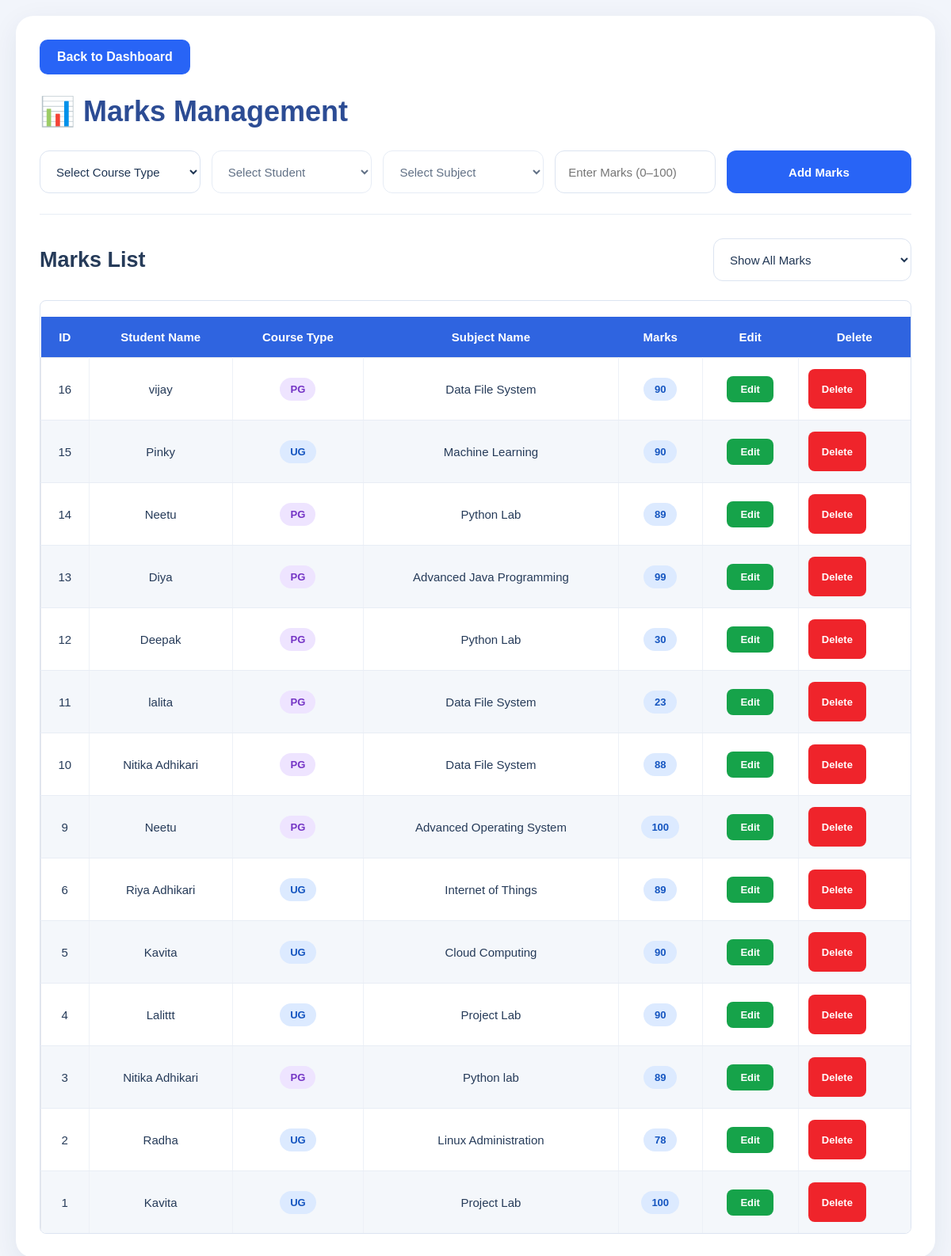
The page /marks on the database its author committed.
### tables this page shows
CREATE TABLE marks (
            id INTEGER PRIMARY KEY AUTOINCREMENT,
            student_name TEXT,
            subject_name TEXT,
            marks INTEGER,
            course_type TEXT
        );

### app.py (the view, shortened to what this page needs)
@app.route("/marks", methods=["GET", "POST"])
def marks():
    conn = get_db()
    course_type = valid_course_type(
        request.form.get("course_type") or request.args.get("course_type")
    )
    if course_type:
        students_data = conn.execute("""
            SELECT DISTINCT st.id, st.name
            FROM students st
            INNER JOIN subjects sub
                ON LOWER(TRIM(st.name)) =
                   LOWER(TRIM(sub.student_name))
            WHERE UPPER(TRIM(COALESCE(sub.course_type, ''))) = ?
            ORDER BY st.name
        """, (course_type,)).fetchall()
        subjects_data = conn.execute("""
            SELECT id, subject_name, subject_code, student_name
            FROM subjects
            WHERE UPPER(TRIM(COALESCE(course_type, ''))) = ?
            ORDER BY subject_name
        """, (course_type,)).fetchall()
        marks_data = conn.execute("""
            SELECT
                m.id,
                m.student_name,
                m.subject_name,
                m.marks,
                COALESCE(
                    NULLIF(UPPER(TRIM(m.course_type)), ''),
                    (
                        SELECT UPPER(TRIM(s.course_type))
                        FROM subjects s
                        WHERE LOWER(TRIM(s.student_name)) =
                              LOWER(TRIM(m.student_name))
                          AND LOWER(TRIM(s.subject_name)) =
                              LOWER(TRIM(m.subject_name))
                        ORDER BY s.id DESC
                        LIMIT 1
                    ),
                    ''
                ) AS display_course_type
            FROM marks m
            WHERE COALESCE(
                NULLIF(UPPER(TRIM(m.course_type)), ''),
                (
                    SELECT UPPER(TRIM(s.course_type))
                    FROM subjects s
                    WHERE LOWER(TRIM(s.student_name)) =
                          LOWER(TRIM(m.student_name))
                      AND LOWER(TRIM(s.subject_name)) =
                          LOWER(TRIM(m.subject_name))
                    ORDER BY s.id DESC
                    LIMIT 1
                ),
                ''
            ) = ?
            ORDER BY m.id DESC
        """, (course_type,)).fetchall()
    else:
        students_data = []
        subjects_data = []
        marks_data = conn.execute("""
            SELECT id, student_name, subject_name, marks,
                   COALESCE(UPPER(TRIM(course_type)), '') AS display_course_type
            FROM marks
            ORDER BY id DESC
        """).fetchall()
    conn.close()
    return render_template(
        "marks.html",
        students=students_data,
        subjects=subjects_data,
        marks_data=marks_data,
        course_type=course_type
    )

### app.py (called while the page is built)
def get_db():
    conn = sqlite3.connect(DB_PATH)
    conn.row_factory = sqlite3.Row
    return conn

def valid_course_type(value):
    value = (value or "").strip().upper()
    return value if value in ("UG", "PG") else ""

### templates/marks.html (shortened to what this page needs)
<!DOCTYPE html>
<html lang="en">
<head>
    <link rel="stylesheet"
          href="{{ url_for('static', filename='style.css') }}">
</head>
<body>
    <div class="page-container">
        <a href="{{ url_for('dashboard') }}" class="back-button">
             Back to Dashboard
        </a>
        <h1>📊 Marks Management</h1>
        <form method="POST"
              action="{{ url_for('marks') }}"
              class="marks-form"
              id="marksForm">
            <select name="course_type"
                    id="courseType"
                    required>
                <option value="">Select Course Type</option>
            </select>
            <select name="student_id"
                    id="studentId"
                    required
                    {% if not course_type %}disabled{% endif %}>
                <option value="">Select Student</option>
            </select>
            <select name="subject_id"
                    id="subjectId"
                    required
                    {% if not course_type %}disabled{% endif %}>
                <option value="">Select Subject</option>
            </select>
            <input type="number"
                   name="marks"
                   id="marksInput"
                   placeholder="Enter Marks (0–100)"
                   min="0"
                   max="100"
                   step="1"
                   required>
            <button type="submit" class="primary-button">
                Add Marks
            </button>
        </form>
        <hr class="divider">
        <div class="list-header">
            <h2>Marks List</h2>
            <select class="filter-select"
                    id="marksFilter"
                    aria-label="Filter marks">
                <option value="ALL"
                    {% if not course_type %}selected{% endif %}>
                    Show All Marks
                </option>
            </select>
        </div>
        <div class="table-wrapper">
            <table>
                <thead>
                    <tr>
                        <th>ID</th>
                        <th>Student Name</th>
                        <th>Course Type</th>
                        <th>Subject Name</th>
                        <th>Marks</th>
                        <th>Edit</th>
                        <th>Delete</th>
                    </tr>
                </thead>
                <tbody>
                    {% for mark in marks_data %}
                        <tr>
                            <td>{{ mark['id'] }}</td>
                            <td>{{ mark['student_name'] }}</td>
                            <td>
                                {% set displayed_type = mark['display_course_type']|default(mark['course_type']|default('', true), true)|upper %}
                                {% if displayed_type == 'UG' %}
                                    <span class="course-badge">UG</span>
                                {% elif displayed_type == 'PG' %}
                                    <span class="course-badge pg-badge">PG</span>
                                {% else %}
                                    <span class="course-badge">—</span>
                                {% endif %}
                            </td>
                            <td>{{ mark['subject_name'] }}</td>
                            <td>
                                <span class="marks-badge">
                                    {{ mark['marks'] }}
                                </span>
                            </td>
                            <td>
                                <a href="{{ url_for('edit_mark', id=mark['id']) }}"
                                   class="edit-button">
                                    Edit
                                </a>
                            </td>
                            <td>
                                <form method="POST"
                                      action="{{ url_for('delete_mark', id=mark['id']) }}"
                                      class="delete-form"
                                      style="margin:0;">
                                    <button type="submit"
                                            class="delete-button">
                                        Delete
                                    </button>
                                </form>
                            </td>
                        </tr>
                    {% else %}
                        <tr>
                            <td colspan="7" class="empty-state">
                                No marks found for this selection.
                            </td>
                        </tr>
                    {% endfor %}
                </tbody>
            </table>
        </div>
    </div>
</body>
</html>

### static/style.css (style rules this page uses)
* { margin:0; padding:0; box-sizing:border-box; }
body { font-family:'Segoe UI',sans-serif; background:#f4f6f9; padding:25px; }
h1 { color:#1e3a8a; font-size:42px; font-weight:700; margin-bottom:30px; }
h2 { font-size:32px; margin:30px 0 20px; }
form { display:flex; flex-wrap:wrap; gap:15px; align-items:center; margin-bottom:25px; }
input, select { width:280px; height:50px; padding:0 15px; border:1px solid #d1d5db; border-radius:8px; font-size:16px; }
button { background:#2563eb; color:#fff; border:none; height:50px; padding:0 25px; border-radius:8px; font-size:16px; cursor:pointer; }
table { width:100%; border-collapse:collapse; margin-top:20px; }
th { background:#2f64e0; color:white; padding:16px; font-size:18px; text-align:center; }
td { padding:16px; border:1px solid #e5e7eb; font-size:17px; text-align:center; }
tr:nth-child(even) { background:#fafafa; }
hr { margin:25px 0; border:none; border-top:1px solid #ddd; }

### templates/marks.html (style rules this page uses)
* { box-sizing: border-box; }
body { margin: 0; padding: 20px; background: #f2f5fb; color: #263b59; font-family: Arial, Helvetica, sans-serif; }
.page-container { width: 100%; max-width: 1800px; margin: 0 auto; padding: 30px; background: #fff; border-radius: 22px; box-shadow: 0 10px 35px rgba(31, 51, 91, 0.08); }
.back-button { display: inline-block; margin-bottom: 26px; padding: 13px 22px; border-radius: 10px; background: #2864f6; color: #fff; text-decoration: none; font-weight: 600; transition: background 0.2s; }
h1 { margin: 0 0 28px; color: #2c4c94; font-size: 36px; font-weight: 750; }
h2 { margin: 0; color: #263b59; font-size: 27px; }
.marks-form { display: grid; grid-template-columns: 1fr 1fr 1fr 1fr 1.15fr; gap: 14px; align-items: center; }
input, select { width: 100%; min-width: 0; height: 54px; padding: 0 16px; border: 1px solid #dce4f1; border-radius: 12px; background: #fff; color: #203654; font-size: 15px; outline: none; transition: border-color 0.2s, box-shadow 0.2s; }
.primary-button { min-height: 54px; padding: 12px 20px; border: none; border-radius: 12px; background: #2864f6; color: #fff; font-size: 15px; font-weight: 700; cursor: pointer; transition: background 0.2s; }
.divider { margin: 26px 0 30px; border: none; border-top: 1px solid #e8edf5; }
.list-header { display: flex; justify-content: space-between; align-items: center; gap: 18px; margin-bottom: 24px; }
.filter-select { width: 250px; max-width: 100%; }
.table-wrapper { width: 100%; overflow-x: auto; border: 1px solid #dce4f1; border-radius: 8px; }
table { width: 100%; min-width: 850px; border-collapse: collapse; text-align: center; }
thead { background: #3264e8; color: #fff; }
th { padding: 17px 12px; font-size: 15px; font-weight: 700; white-space: nowrap; }
td { padding: 14px 12px; border-bottom: 1px solid #e8edf5; border-right: 1px solid #edf1f7; font-size: 15px; }
tbody tr:nth-child(even) { background: #f4f7fb; }
tbody tr:nth-child(odd) { background: #fff; }
tbody tr:last-child td { border-bottom: none; }
td:last-child, th:last-child { border-right: none; }
.course-badge, .marks-badge { display: inline-block; min-width: 42px; padding: 7px 13px; border-radius: 20px; background: #dceaff; color: #1555c0; font-size: 13px; font-weight: 700; }
.pg-badge { background: #eee4ff; color: #7434c5; }
.edit-button, .delete-button { display: inline-block; padding: 9px 17px; border: none; border-radius: 8px; color: #fff; text-decoration: none; font-size: 13px; font-weight: 700; cursor: pointer; }
.edit-button { background: #16a34a; }
.delete-button { background: #ef242b; }

### rows shown on the page
marks: id "16", student_name "vijay", shows "PG", subject_name "Data File System", marks "90"
marks: id "15", student_name "Pinky", shows "UG", subject_name "Machine Learning", marks "90"
marks: id "14", student_name "Neetu", shows "PG", subject_name "Python Lab", marks "89"
marks: id "13", student_name "Diya", shows "PG", subject_name "Advanced Java Programming", marks "99"
marks: id "12", student_name "Deepak", shows "PG", subject_name "Python Lab", marks "30"
marks: id "11", student_name "lalita", shows "PG", subject_name "Data File System", marks "23"
marks: id "10", student_name "Nitika Adhikari", shows "PG", subject_name "Data File System", marks "88"
marks: id "9", student_name "Neetu", shows "PG", subject_name "Advanced Operating System", marks "100"
marks: id "6", student_name "Riya Adhikari", shows "UG", subject_name "Internet of Things", marks "89"
marks: id "5", student_name "Kavita", shows "UG", subject_name "Cloud Computing", marks "90"
marks: id "4", student_name "Lalittt", shows "UG", subject_name "Project Lab", marks "90"
marks: id "3", student_name "Nitika Adhikari", shows "PG", subject_name "Python lab", marks "89"
marks: id "2", student_name "Radha", shows "UG", subject_name "Linux Administration", marks "78"
marks: id "1", student_name "Kavita", shows "UG", subject_name "Project Lab", marks "100"
